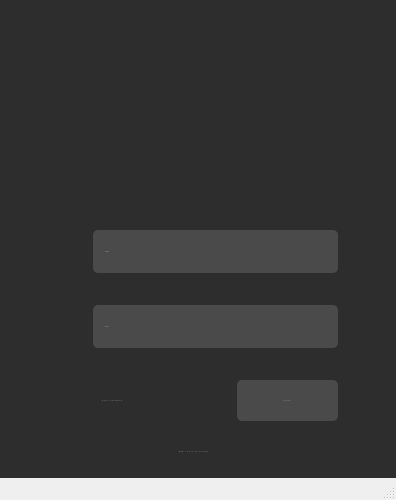
<?xml version="1.0" encoding="UTF-8"?>
<ui version="4.0">
 <class>MainWindow_login</class>
 <widget class="QMainWindow" name="MainWindow_login">
  <property name="geometry">
   <rect>
    <x>0</x>
    <y>0</y>
    <width>396</width>
    <height>500</height>
   </rect>
  </property>
  <property name="minimumSize">
   <size>
    <width>396</width>
    <height>500</height>
   </size>
  </property>
  <property name="maximumSize">
   <size>
    <width>396</width>
    <height>500</height>
   </size>
  </property>
  <property name="sizeIncrement">
   <size>
    <width>801</width>
    <height>600</height>
   </size>
  </property>
  <property name="windowTitle">
   <string>MainWindow</string>
  </property>
  <property name="styleSheet">
   <string notr="true"/>
  </property>
  <widget class="QWidget" name="centralwidget">
   <property name="styleSheet">
    <string notr="true">#centralwidget{
  background: #2d2d2d;
background-repeat: no-repeat;
background-position: center;
background-size: cover;
}
</string>
   </property>
   <widget class="QLabel" name="label_2">
    <property name="geometry">
     <rect>
      <x>150</x>
      <y>-150</y>
      <width>641</width>
      <height>561</height>
     </rect>
    </property>
    <property name="text">
     <string/>
    </property>
    <property name="pixmap">
     <pixmap>../Resimler/smoke_beyaz.png</pixmap>
    </property>
   </widget>
   <widget class="QLabel" name="label_3">
    <property name="geometry">
     <rect>
      <x>-310</x>
      <y>330</y>
      <width>391</width>
      <height>331</height>
     </rect>
    </property>
    <property name="text">
     <string/>
    </property>
    <property name="pixmap">
     <pixmap>../Resimler/bullet_beyazpng.png</pixmap>
    </property>
   </widget>
   <widget class="QPushButton" name="reset_password">
    <property name="geometry">
     <rect>
      <x>30</x>
      <y>380</y>
      <width>165</width>
      <height>41</height>
     </rect>
    </property>
    <property name="minimumSize">
     <size>
      <width>165</width>
      <height>41</height>
     </size>
    </property>
    <property name="maximumSize">
     <size>
      <width>165</width>
      <height>41</height>
     </size>
    </property>
    <property name="font">
     <font>
      <family>Times New Roman</family>
      <pointsize>-1</pointsize>
      <weight>50</weight>
      <italic>false</italic>
      <bold>false</bold>
     </font>
    </property>
    <property name="styleSheet">
     <string notr="true">QPushButton {
  
  color: #fff;
  padding: 10px 20px;
  border: none;
  border-radius: 5px;
  font: 16px &quot;Times New Roman&quot;;
  letter-spacing: 1px;
  transition: background-color 0.2s ease-in-out;
}

QPushButton:pressed {
  color: #a9a9a9;
}</string>
    </property>
    <property name="text">
     <string>Reset Password</string>
    </property>
    <property name="icon">
     <iconset>
      <normaloff>../Resimler/refresh.png</normaloff>../Resimler/refresh.png</iconset>
    </property>
    <property name="iconSize">
     <size>
      <width>16</width>
      <height>16</height>
     </size>
    </property>
    <property name="checkable">
     <bool>false</bool>
    </property>
    <property name="flat">
     <bool>true</bool>
    </property>
   </widget>
   <widget class="QLineEdit" name="password">
    <property name="geometry">
     <rect>
      <x>93</x>
      <y>305</y>
      <width>245</width>
      <height>43</height>
     </rect>
    </property>
    <property name="minimumSize">
     <size>
      <width>245</width>
      <height>43</height>
     </size>
    </property>
    <property name="maximumSize">
     <size>
      <width>245</width>
      <height>43</height>
     </size>
    </property>
    <property name="font">
     <font>
      <family>Times New Roman</family>
      <pointsize>-1</pointsize>
      <weight>50</weight>
      <italic>false</italic>
      <bold>false</bold>
     </font>
    </property>
    <property name="styleSheet">
     <string notr="true">#password {
  background-color: #4A4A4A;
  color: #fff;
  padding: 5px 10px;
  border: none;
  border-radius: 5px;
  font: 18px &quot;Times New Roman&quot;;
}

#password:focus {
border: 2px solid #fff;
  outline: none;
}


</string>
    </property>
    <property name="echoMode">
     <enum>QLineEdit::Password</enum>
    </property>
    <property name="placeholderText">
     <string>Password</string>
    </property>
   </widget>
   <widget class="QPushButton" name="login">
    <property name="geometry">
     <rect>
      <x>237</x>
      <y>380</y>
      <width>101</width>
      <height>41</height>
     </rect>
    </property>
    <property name="minimumSize">
     <size>
      <width>101</width>
      <height>41</height>
     </size>
    </property>
    <property name="maximumSize">
     <size>
      <width>101</width>
      <height>41</height>
     </size>
    </property>
    <property name="font">
     <font>
      <family>Times New Roman</family>
      <pointsize>-1</pointsize>
      <weight>50</weight>
      <italic>false</italic>
      <bold>false</bold>
     </font>
    </property>
    <property name="styleSheet">
     <string notr="true">QPushButton {
  background-color: #4A4A4A;
  color: #fff;
  padding: 10px 20px;
  border: none;
  border-radius: 5px;
  font: 16px &quot;Times New Roman&quot;;
  letter-spacing: 1px;
  transition: background-color 0.2s ease-in-out;
}

QPushButton:hover {
  background-color: #666;
}

QPushButton:pressed {
  background-color: #333;
}
</string>
    </property>
    <property name="text">
     <string>Login</string>
    </property>
   </widget>
   <widget class="QPushButton" name="eye_password">
    <property name="geometry">
     <rect>
      <x>297</x>
      <y>313</y>
      <width>30</width>
      <height>30</height>
     </rect>
    </property>
    <property name="minimumSize">
     <size>
      <width>30</width>
      <height>30</height>
     </size>
    </property>
    <property name="maximumSize">
     <size>
      <width>30</width>
      <height>30</height>
     </size>
    </property>
    <property name="mouseTracking">
     <bool>true</bool>
    </property>
    <property name="styleSheet">
     <string notr="true">QPushButton:pressed { background-color: transparent; }
</string>
    </property>
    <property name="text">
     <string/>
    </property>
    <property name="icon">
     <iconset>
      <normaloff>../Resimler/view.png</normaloff>../Resimler/view.png</iconset>
    </property>
    <property name="iconSize">
     <size>
      <width>30</width>
      <height>30</height>
     </size>
    </property>
    <property name="shortcut">
     <string notr="true"/>
    </property>
    <property name="flat">
     <bool>true</bool>
    </property>
   </widget>
   <widget class="QLabel" name="label">
    <property name="geometry">
     <rect>
      <x>90</x>
      <y>10</y>
      <width>188</width>
      <height>188</height>
     </rect>
    </property>
    <property name="minimumSize">
     <size>
      <width>188</width>
      <height>188</height>
     </size>
    </property>
    <property name="maximumSize">
     <size>
      <width>188</width>
      <height>188</height>
     </size>
    </property>
    <property name="text">
     <string/>
    </property>
    <property name="pixmap">
     <pixmap>../Resimler/lock_beyaz.png</pixmap>
    </property>
   </widget>
   <widget class="QLineEdit" name="username">
    <property name="geometry">
     <rect>
      <x>93</x>
      <y>230</y>
      <width>245</width>
      <height>43</height>
     </rect>
    </property>
    <property name="minimumSize">
     <size>
      <width>245</width>
      <height>43</height>
     </size>
    </property>
    <property name="maximumSize">
     <size>
      <width>245</width>
      <height>43</height>
     </size>
    </property>
    <property name="font">
     <font>
      <family>Times New Roman</family>
      <pointsize>-1</pointsize>
      <weight>50</weight>
      <italic>false</italic>
      <bold>false</bold>
     </font>
    </property>
    <property name="styleSheet">
     <string notr="true">#username {
  background-color: #4A4A4A;
  color: #fff;
  padding: 5px 10px;
  border: none;
  border-radius: 5px;
  font: 18px &quot;Times New Roman&quot;;
}

#username:focus {
border: 2px solid #fff;
  outline: none;
}


</string>
    </property>
    <property name="inputMask">
     <string/>
    </property>
    <property name="placeholderText">
     <string>Username</string>
    </property>
   </widget>
   <widget class="QWidget" name="layoutWidget">
    <property name="geometry">
     <rect>
      <x>0</x>
      <y>430</y>
      <width>391</width>
      <height>43</height>
     </rect>
    </property>
    <layout class="QHBoxLayout" name="horizontalLayout">
     <item>
      <spacer name="horizontalSpacer">
       <property name="orientation">
        <enum>Qt::Horizontal</enum>
       </property>
       <property name="sizeHint" stdset="0">
        <size>
         <width>40</width>
         <height>20</height>
        </size>
       </property>
      </spacer>
     </item>
     <item>
      <widget class="QPushButton" name="create_account">
       <property name="minimumSize">
        <size>
         <width>165</width>
         <height>41</height>
        </size>
       </property>
       <property name="maximumSize">
        <size>
         <width>16777215</width>
         <height>16777215</height>
        </size>
       </property>
       <property name="font">
        <font>
         <family>Times New Roman</family>
         <pointsize>-1</pointsize>
         <weight>50</weight>
         <italic>false</italic>
         <bold>false</bold>
        </font>
       </property>
       <property name="styleSheet">
        <string notr="true">QPushButton {
  
  color: #fff;
  padding: 10px 20px;
  border: none;
  border-radius: 5px;
  font: 17px &quot;Times New Roman&quot;;
  letter-spacing: 1px;
  transition: background-color 0.2s ease-in-out;
}

QPushButton:pressed {
  color: #a9a9a9;
}</string>
       </property>
       <property name="text">
        <string>Don't have an account ?</string>
       </property>
       <property name="icon">
        <iconset>
         <normaloff>../Resimler/user_beyaz.png</normaloff>../Resimler/user_beyaz.png</iconset>
       </property>
       <property name="iconSize">
        <size>
         <width>16</width>
         <height>16</height>
        </size>
       </property>
       <property name="flat">
        <bool>true</bool>
       </property>
      </widget>
     </item>
     <item>
      <spacer name="horizontalSpacer_2">
       <property name="orientation">
        <enum>Qt::Horizontal</enum>
       </property>
       <property name="sizeHint" stdset="0">
        <size>
         <width>40</width>
         <height>20</height>
        </size>
       </property>
      </spacer>
     </item>
    </layout>
   </widget>
  </widget>
  <widget class="QMenuBar" name="menubar">
   <property name="geometry">
    <rect>
     <x>0</x>
     <y>0</y>
     <width>396</width>
     <height>21</height>
    </rect>
   </property>
  </widget>
  <widget class="QStatusBar" name="statusbar"/>
 </widget>
 <tabstops>
  <tabstop>username</tabstop>
  <tabstop>password</tabstop>
  <tabstop>login</tabstop>
  <tabstop>reset_password</tabstop>
  <tabstop>eye_password</tabstop>
 </tabstops>
 <resources/>
 <connections/>
</ui>
